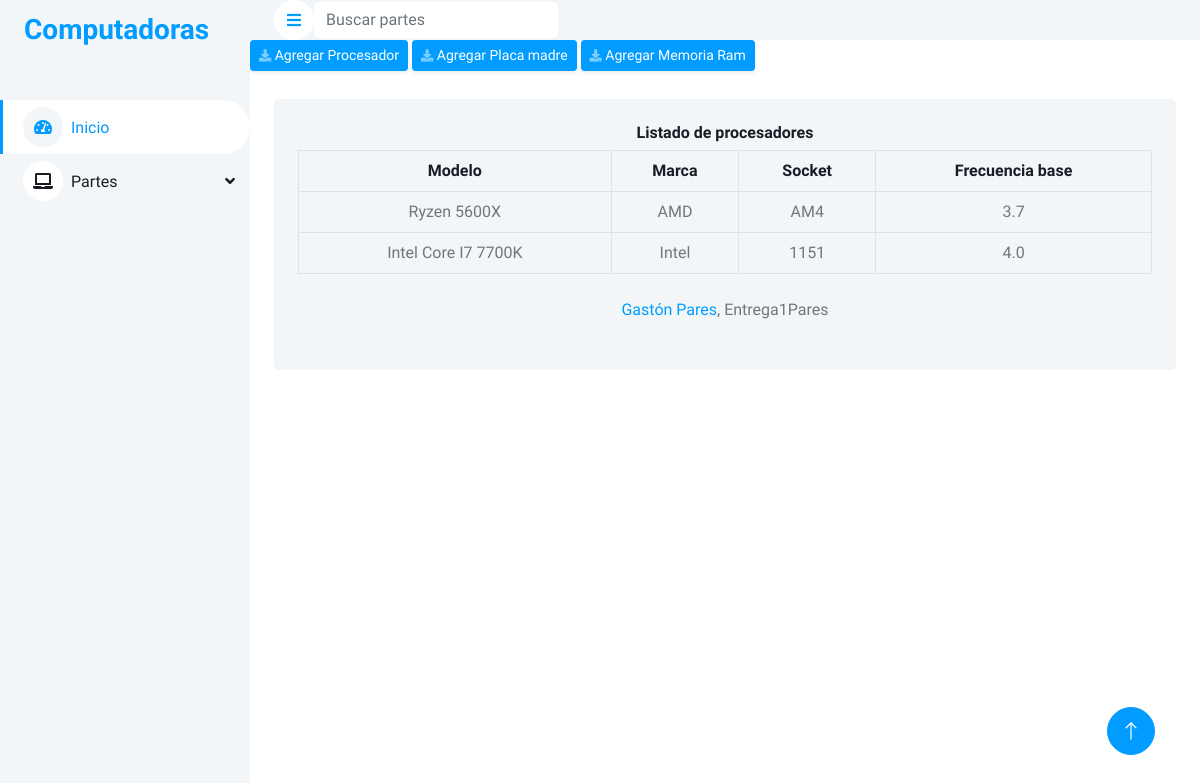
The page /part/cpus on the database its author committed.
### part/models.py (models this page shows)
class Cpu(models.Model):
    model = models.CharField(max_length=20)
    brand = models.CharField(max_length=20)
    socket = models.CharField(max_length=10)
    frecuency = models.CharField(max_length=10)

### part/views.py (the view)
# urls.py: path("cpus", view=views.cpus, name="cpu-list"),
def cpus(request):
    return render(
        request=request,
        context={"cpus": Cpu.objects.all()},
        template_name="part/cpu_list.html",
    )

### part/templates/part/cpu_list.html (shortened to what this page needs)
{% extends "home/index.html" %}
{% load static %}
{% block table_html %}
 <div class="container-fluid pt-4 px-4">
    <div class="bg-light text-center rounded p-4">
        <div class="align-items-center justify-content-between mb-1">
            <h6 class="align-items-center">Listado de procesadores</h6>
        </div>
        <div class="table-responsive">
            <table class="table table-bordered table-hover mb-0">
                <thead>
                    <tr class="text-dark align-middle table-bordered table-hover mb-0" >
                        <th scope="col">Modelo</th>
                        <th scope="col">Marca</th>
                        <th scope="col">Socket</th>
                        <th scope="col">Frecuencia base</th>
                    </tr>
                </thead>
                <tbody>
                    {% for cpu in cpus %}
                    <tr>
                        <td>{{ cpu.model }}</td>
                        <td>{{ cpu.brand }}</td>
                        <td>{{ cpu.socket }}</td>
                        <td>{{ cpu.frecuency }}</td>
                        {% endfor %}
                    </tr>
                </tbody>
            </table>
            {% endblock %}

### home/static/home/css/style.css (style rules this page uses)
:root { --primary: #009CFF; --light: #F3F6F9; --dark: #191C24; }

### rows shown on the page
Cpu: model "Ryzen 5600X", brand "AMD", socket "AM4", frecuency "3.7"
Cpu: model "Intel Core I7 7700K", brand "Intel", socket "1151", frecuency "4.0"
